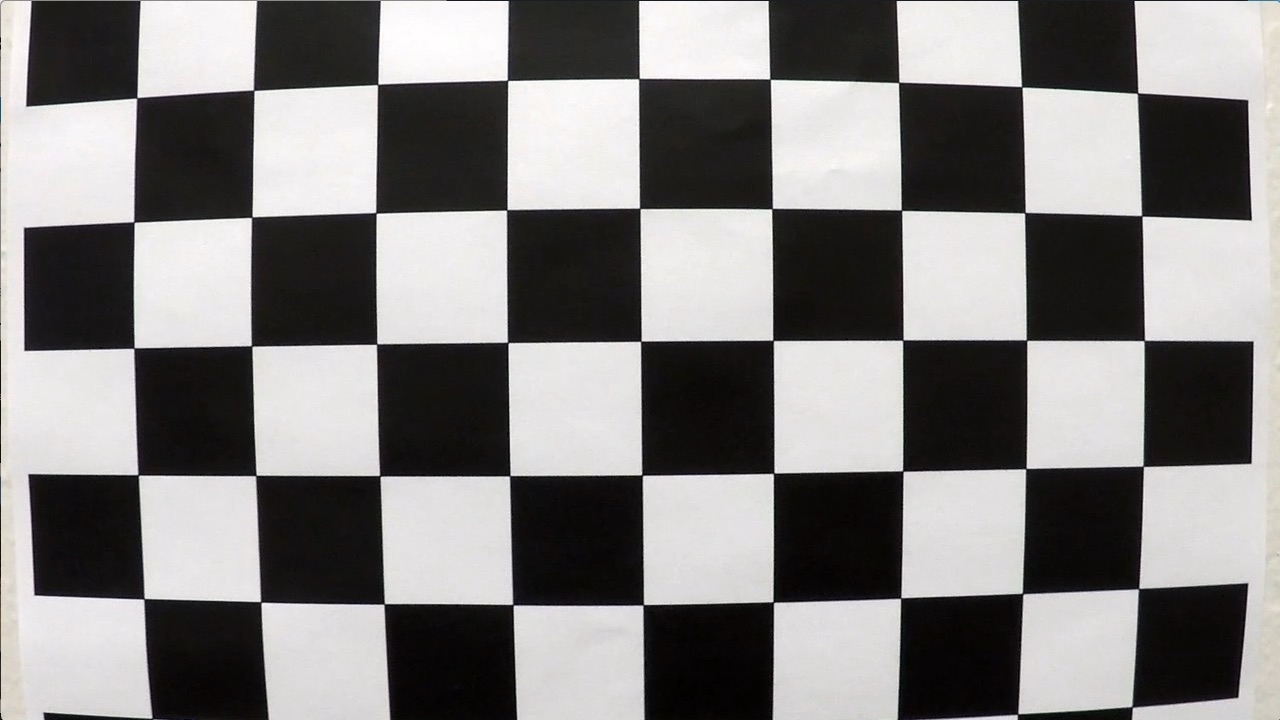
#> input picture camera_cal/calibration1.jpg, 1280 x 720 px; its folder holds 5 pictures in this run
$ python pipeline.py   (older library calls are emulated)
#> lines starting #> are read from the running program, lines starting #| are printed output that depends on the picture; after the words box and inside, x2 and y2 are one past the last pixel; in counts of white or black regions, pixels touching at a corner belong together
#!/usr/bin/env python2
# -*- coding: utf-8 -*-
"""
Created on Fri Mar  9 15:26:52 2018

@author: zpr
"""

import numpy as np
import glob
import matplotlib.pyplot as plt
import matplotlib.image as mpimg

#import sys
#sys.path.remove('/opt/ros/kinetic/lib/python2.7/dist-packages')

import cv2


# prepare object points
objp = np.zeros((6*9,3), np.float32)
objp[:,:2] = np.mgrid[0:9,0:6].T.reshape(-1,2)

# Arrays to store object points and image points from all the images.
objpoints = [] # 3d points in real world space
imgpoints = [] # 2d points in image plane.

# Make a list of calibration images
images = glob.glob('camera_cal/calibration*.jpg')

# Step through the list and search for chessboard corners
for fname in images:
    img = cv2.imread(fname)
#> img is the input picture: shape (720, 1280, 3); mean B, G, R 127.8, 128.4, 130.1
    gray = cv2.cvtColor(img,cv2.COLOR_BGR2GRAY)

    # Find the chessboard corners
    ret, corners = cv2.findChessboardCorners(gray, (9,6),None)
#> ret = False; corners = None

    # If found, add object points, image points
    if ret == True:
        objpoints.append(objp)
        imgpoints.append(corners)

        # Draw and display the corners
        img = cv2.drawChessboardCorners(img, (9,6), corners, ret)
#> pass 2 of the loop `for fname in images:`:
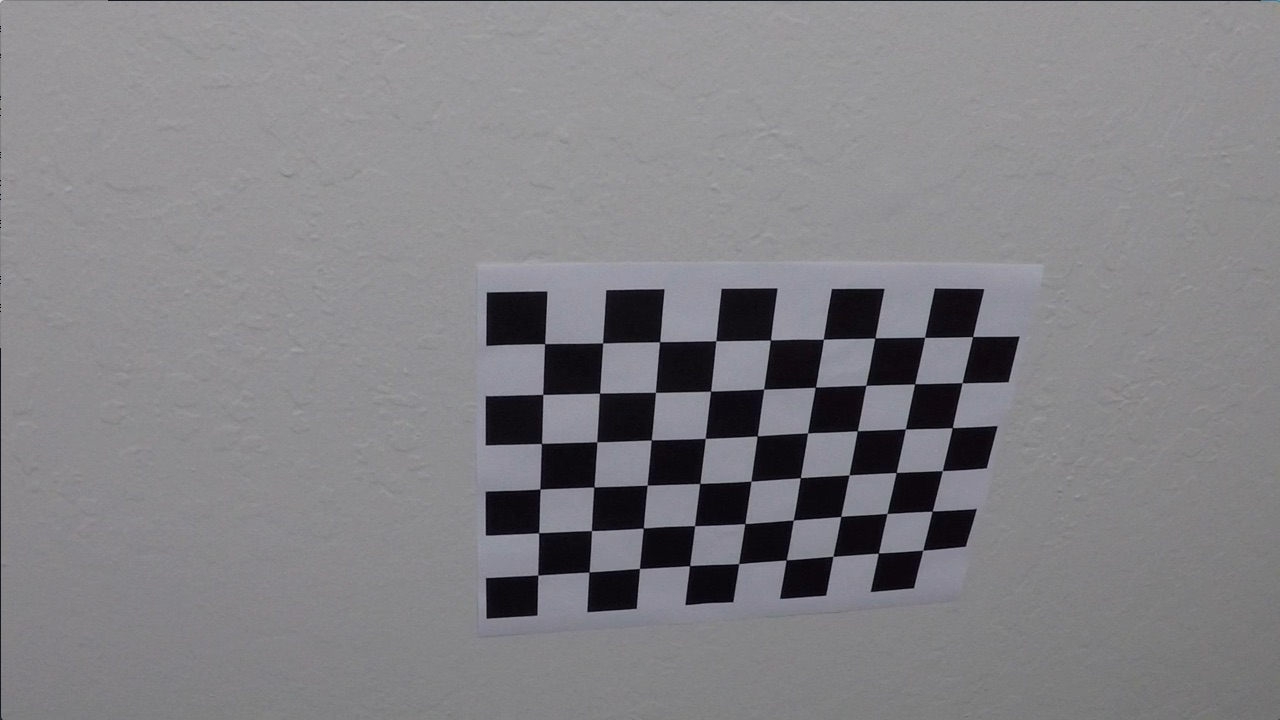
#> input picture camera_cal/calibration10.jpg, 1280 x 720 px
#> img is the input picture: shape (720, 1280, 3); mean B, G, R 133.1, 129.4, 130.2
#> ret = True; corners = 54 rows, first 8: [545.3, 343.1], [602.7, 342.8], [660.1, 341.3], [715.8, 340.7], [770.6, 340], [823.5, 339.2], [874.3, 338.5], [925.1, 337.4]
#> `img = cv2.drawChessboardCorners(img, (9,6), corners, ret)`:
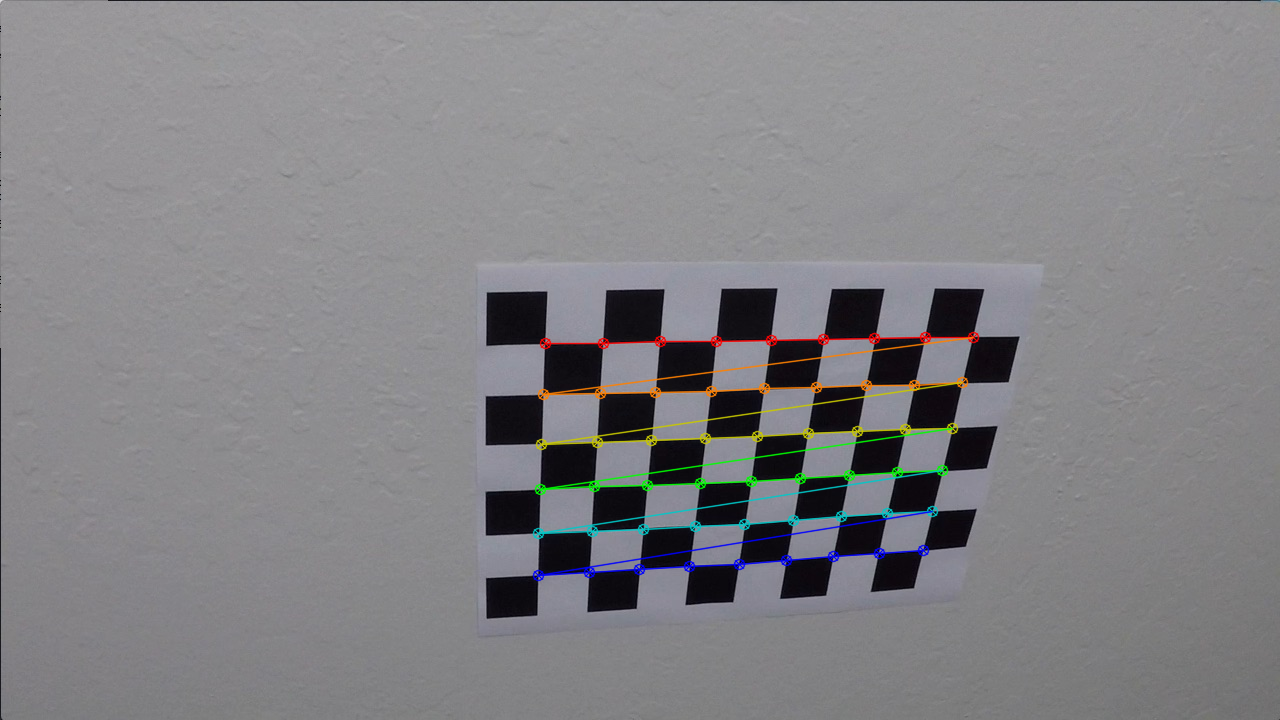
#> img: shape (720, 1280, 3); 1.91% of pixels changed, all inside (x1, y1, x2, y2) = (532, 331, 980, 582)
#> pass 3 of the loop `for fname in images:`:
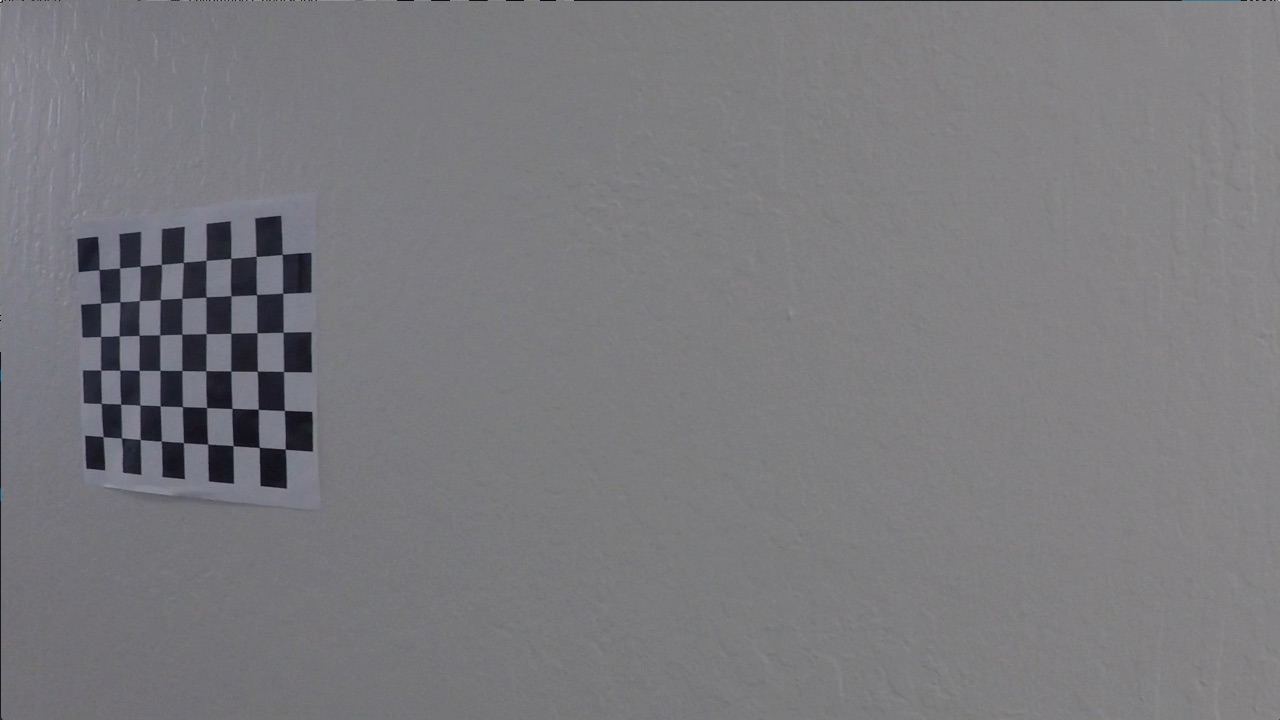
#> input picture camera_cal/calibration11.jpg, 1280 x 720 px
#> img is the input picture: shape (720, 1280, 3); mean B, G, R 125.2, 121.7, 122.2
#> corners = 54 rows, first 8: [99.22, 269.6], [119.6, 268], [140.1, 266.1], [161.3, 264.5], [183.3, 262.5], [206.1, 260.3], [230.7, 258.2], [256.2, 256.3]
#> `img = cv2.drawChessboardCorners(img, (9,6), corners, ret)`:
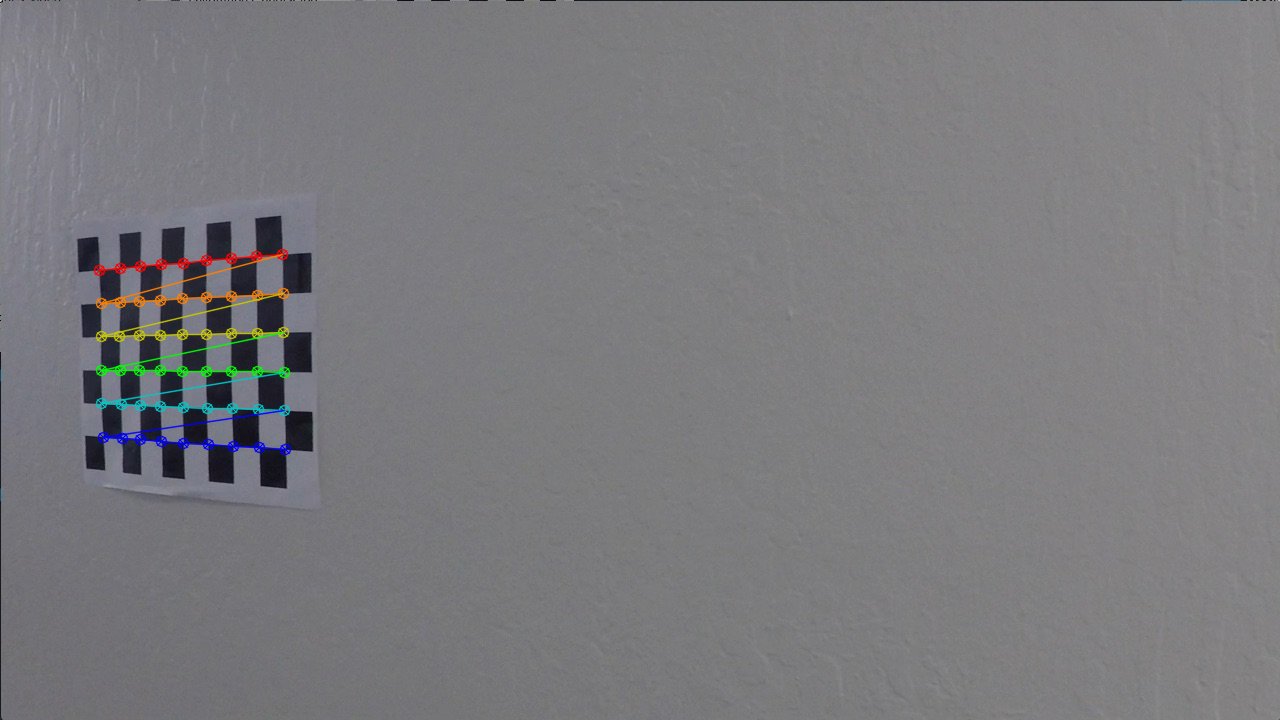
#> img: shape (720, 1280, 3); 1.11% of pixels changed, all inside (x1, y1, x2, y2) = (93, 248, 292, 456)
#> the loop made 5 passes; the first 3 are shown

ret, mtx, dist, rvecs, tvecs = cv2.calibrateCamera(objpoints, imgpoints, gray.shape[::-1], None, None)

img = cv2.imread('test_images/test3.jpg')
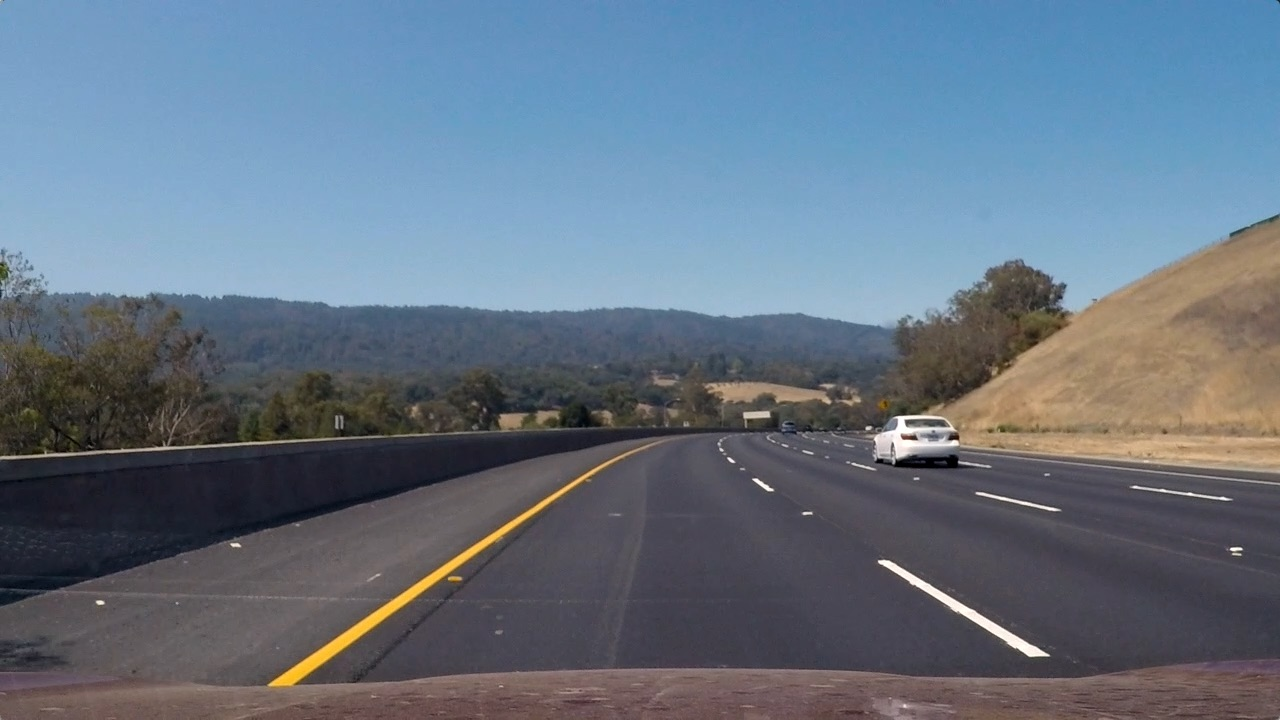
#> input picture test_images/test3.jpg, 1280 x 720 px
#> img is the input picture: shape (720, 1280, 3); mean B, G, R 130.7, 115.3, 101.1

dst = cv2.undistort(img, mtx, dist, None, mtx)
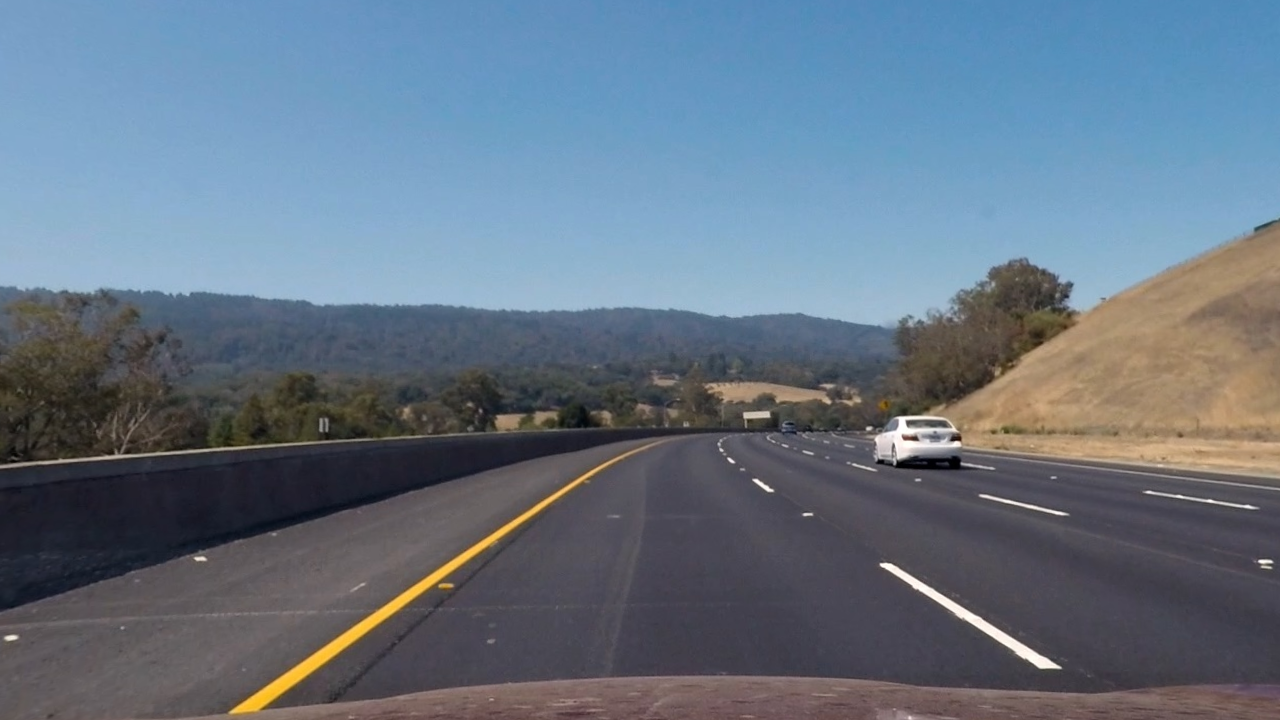
#> dst: shape (720, 1280, 3); mean B, G, R 131.2, 115.9, 101.3


# Define a function that takes an image, number of x and y points,
# camera matrix and distortion coefficients
def unwarp_corners(img, nx, ny, mtx, dist):
    # Use the OpenCV undistort() function to remove distortion
    undist = cv2.undistort(img, mtx, dist, None, mtx)
    # Convert undistorted image to grayscale
    gray = cv2.cvtColor(undist, cv2.COLOR_BGR2GRAY)
    # Search for corners in the grayscaled image
    ret, corners = cv2.findChessboardCorners(gray, (nx, ny), None)

    if ret == True:
        # If we found corners, draw them! (just for fun)
        cv2.drawChessboardCorners(undist, (nx, ny), corners, ret)
        # Choose offset from image corners to plot detected corners
        offset = 100 # offset for dst points
        # Grab the image shape
        img_size = (gray.shape[1], gray.shape[0])

        # For source points I'm grabbing the outer four detected corners
        src = np.float32([corners[0], corners[nx-1], corners[-1], corners[-nx]])
        # Choose corresponding points for destination image
        dst = np.float32([[offset, offset], [img_size[0]-offset, offset],
                                     [img_size[0]-offset, img_size[1]-offset],
                                     [offset, img_size[1]-offset]])
        # Given src and dst points, calculate the perspective transform matrix
        M = cv2.getPerspectiveTransform(src, dst)
        # Warp the image using OpenCV warpPerspective()
        warped = cv2.warpPerspective(undist, M, img_size)

    # Return the resulting image and matrix
    return warped, M

path = 'camera_cal/calibration4.jpg'

img = cv2.imread(path)
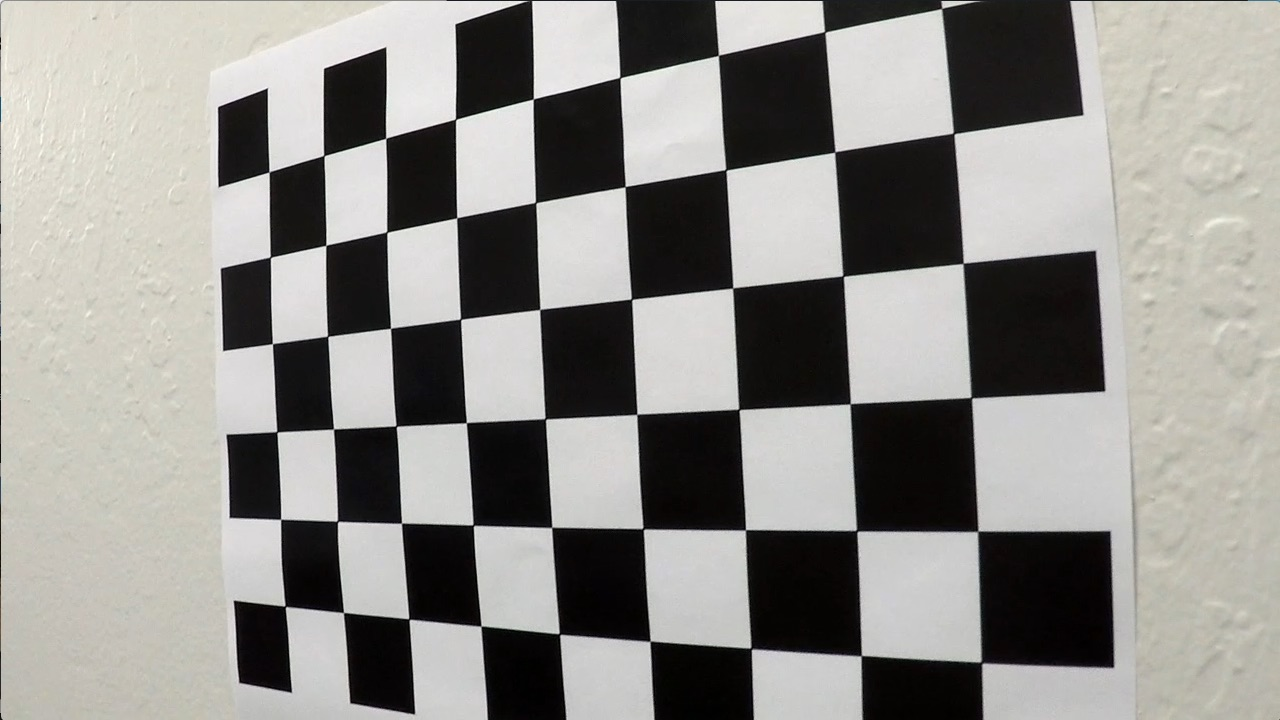
#> input picture camera_cal/calibration4.jpg, 1280 x 720 px
#> img is the input picture: shape (720, 1280, 3); mean B, G, R 138.8, 142.7, 144.2

nx = 8 # the number of inside corners in x
ny = 6 # the number of inside corners in y


top_down, perspective_M = unwarp_corners(img, nx, ny, mtx, dist)
#> in unwarp_corners, `undist = cv2.undistort(img, mtx, dist, None, mtx)`:
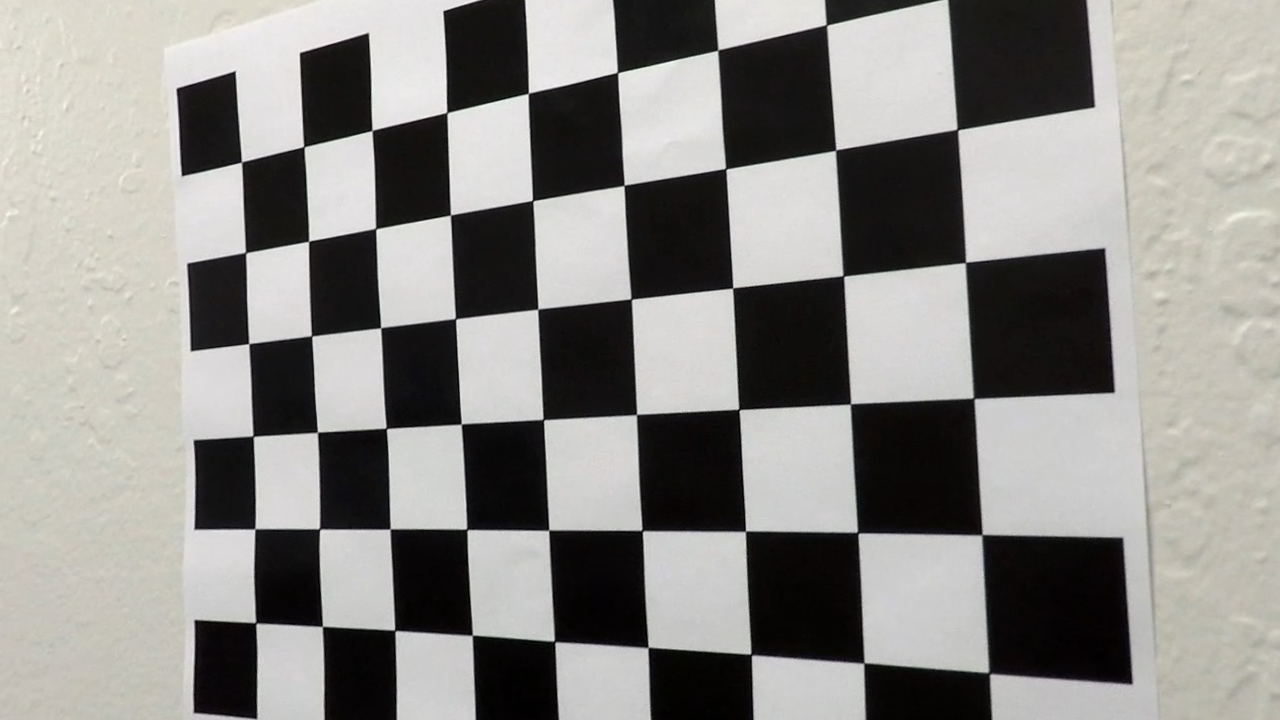
#> undist: shape (720, 1280, 3); mean B, G, R 135.5, 138.9, 140.3
#> (the run stopped early here; a loop or call above may not have finished)
